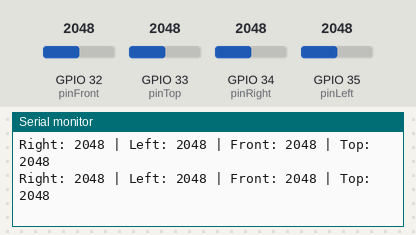
The sketch below on a simulated ESP32. Parts: the last lines printed to the serial monitor. The inputs (shaded band) are chosen by the test bench; at power-on: GPIO 32 (pinFront) = 2048, GPIO 33 (pinTop) = 2048, GPIO 34 (pinRight) = 2048, GPIO 35 (pinLeft) = 2048. WiFi joins after 1.5 s; servers stay silent unless stated.

Above: at 2.7 s.
2.8 s: GPIO 32 (pinFront) set to 2866
At 2.84 s:
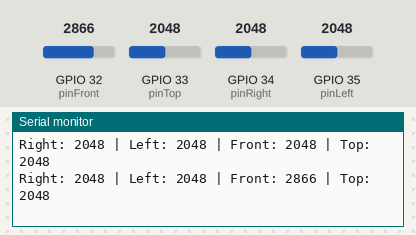
4.3 s: GPIO 33 (pinTop) set to 2866
At 4.31 s:
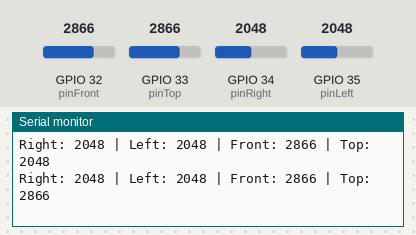
5.8 s: GPIO 34 (pinRight) set to 2866
At 5.84 s:
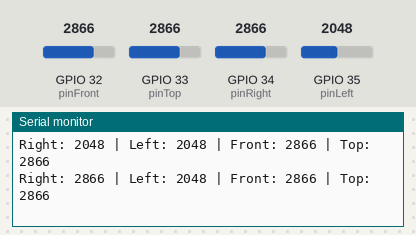
7.3 s: GPIO 35 (pinLeft) set to 2866
At 7.31 s:
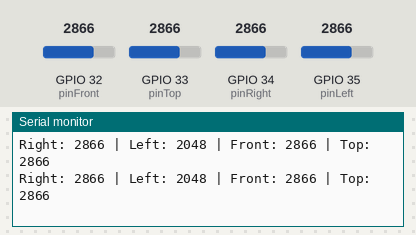
8.8 s: GPIO 32 (pinFront) set to 3972
At 8.84 s:
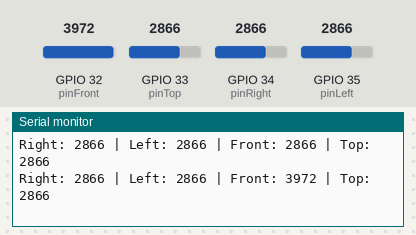
10.3 s: GPIO 33 (pinTop) set to 3972
At 10.31 s:
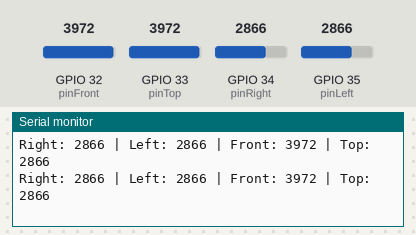
Timing chart, 0 to 12.8 s (numbered marks = the images above; inputs shaded):
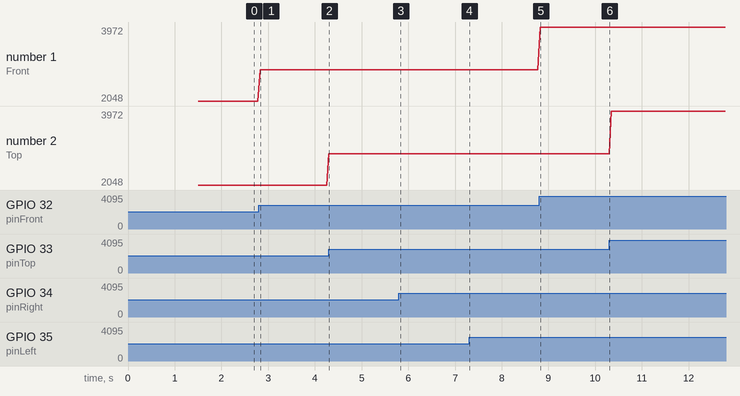

Measured:
- after the input at 2.8 s, the serial monitor: prints a new line at once (image 1)
- after the input at 4.3 s, the serial monitor: prints a new line at once (image 2)
- after the input at 5.8 s, the serial monitor: prints a new line at once (image 3)
- after the input at 8.8 s, the serial monitor: prints a new line at once (image 5)
- plotted number 1: 2048 → 2866 after the input at 2.8 s, 2866 → 3972 after the input at 8.8 s

The sketch:

arduino_final-work_igor.ino
```cpp
#include <WiFi.h>
#include <HTTPClient.h>

const char* ssid = "IgorWiFi";
const char* password = "12345678";
const char* serverURL = "http://172.20.10.3:3000/punch";

// Velostat pins
const int pinRight  = 34;
const int pinLeft   = 35;
const int pinFront  = 32;  // Jab & Cross
const int pinTop    = 33;  // Left & Right Uppercut

// Individual thresholds
const int thresholdRight = 4090;
const int thresholdLeft  = 4090;
const int thresholdFront = 4090;  // jab/cross
const int thresholdTop   = 4090;  // uppercuts

unsigned long lastPunchTime = 0;
const unsigned long cooldown = 400;  // ms

void setup() {
  Serial.begin(115200);
  WiFi.begin(ssid, password);
  Serial.print("Connecting to WiFi");

  int retries = 0;
  while (WiFi.status() != WL_CONNECTED && retries < 20) {
    delay(500);
    Serial.print(".");
    retries++;
  }

  if (WiFi.status() == WL_CONNECTED) {
    Serial.println("\n✅ WiFi is connected");
    Serial.print("Local IP: ");
    Serial.println(WiFi.localIP());
  } else {
    Serial.println("\n❌ WiFi is NOT connected");
  }
}

void sendPunch(String type) {
  Serial.println("👊 Punch detected: " + type);

  if (WiFi.status() == WL_CONNECTED) {
    HTTPClient http;
    http.begin(serverURL);
    http.addHeader("Content-Type", "application/json");

    String payload;
    if (type.startsWith("[")) {
      payload = "{\"type\":" + type + "}";  // Send as JSON array
    } else {
      payload = "{\"type\":\"" + type + "\"}";
    }

    int response = http.POST(payload);
    Serial.print("📨 POST status: ");
    Serial.println(response);
    http.end();
  } else {
    Serial.println("❌ WiFi disconnected during POST");
  }
}

void loop() {
  int valRight = analogRead(pinRight);
  int valLeft  = analogRead(pinLeft);
  int valFront = analogRead(pinFront);
  int valTop   = analogRead(pinTop);

  Serial.print("Right: "); Serial.print(valRight);
  Serial.print(" | Left: "); Serial.print(valLeft);
  Serial.print(" | Front: "); Serial.print(valFront);
  Serial.print(" | Top: "); Serial.println(valTop);

  unsigned long now = millis();
  if (now - lastPunchTime >= cooldown) {
    bool punchDetected = false;

    if (valRight > thresholdRight) {
      sendPunch("Right Hook");
      punchDetected = true;
    }

    if (valLeft > thresholdLeft) {
      sendPunch("Left Hook");
      punchDetected = true;
    }

    if (valFront > thresholdFront) {
      sendPunch("[\"Jab\", \"Cross\"]");
      punchDetected = true;
    }

    if (valTop > thresholdTop) {
      sendPunch("[\"Left Uppercut\", \"Right Uppercut\"]");
      punchDetected = true;
    }

    if (punchDetected) lastPunchTime = now;
  }

  delay(50);
}
```
